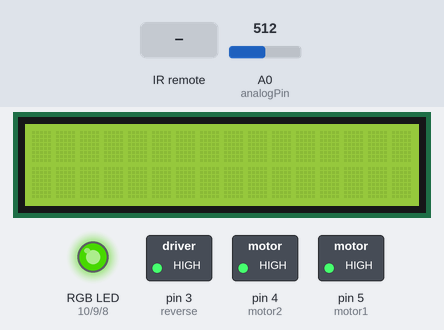
Bench run of a sketch on a simulated Arduino Uno, built with avr-gcc and run on an emulated ATmega328P. On the bench: 16×2 character LCD, switched loads named in the sketch (green lamp = pin HIGH), an RGB LED mixed from three pins (HIGH = lit). The inputs (shaded band) are chosen by the test bench; at power-on: A0 (analogPin) = 512. Dim RGB values are drawn brighter than linear; what the sketch prints to the serial monitor is not drawn.

Above: at 1.2 s.
1.3 s: infrared code 0xFF30CF received
At 2.9 s:
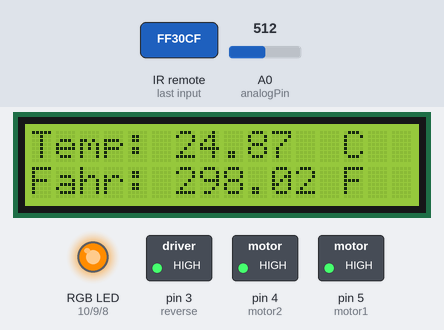
3.9 s: A0 (analogPin) set to 671
At 5.0 s:
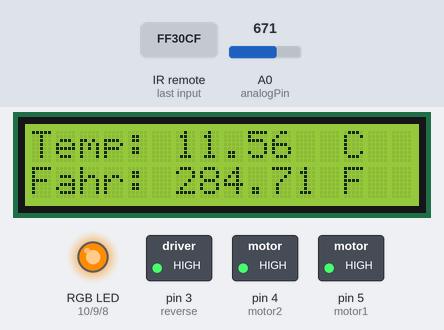
5.6 s: A0 (analogPin) set to 702
At 7.0 s:
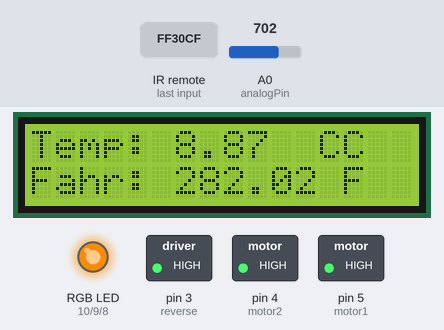
7.3 s: A0 (analogPin) set to 780
At 7.9 s:
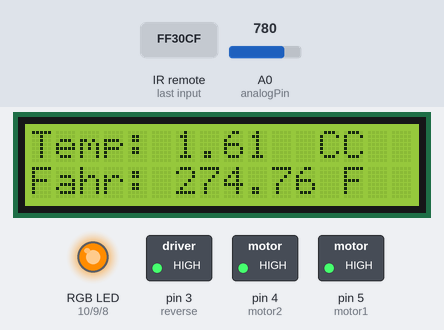
8.9 s: A0 (analogPin) set to 813
At 10.0 s:
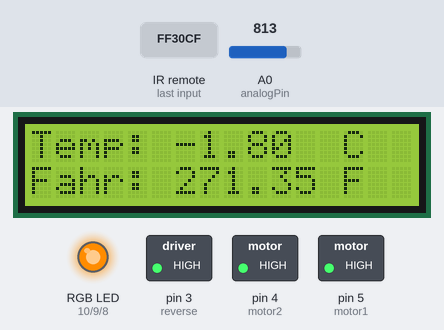
10.6 s: A0 (analogPin) set to 1014
At 11.9 s:
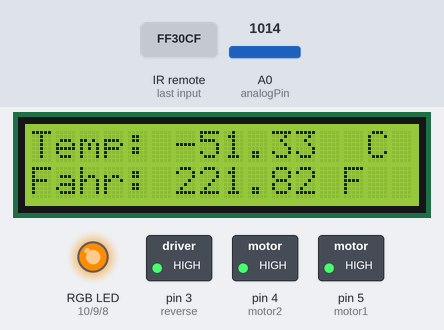
12.2 s: A0 (analogPin) set to 1023
Timing chart, 0 to 14.9 s (numbered marks = the images above; inputs shaded):
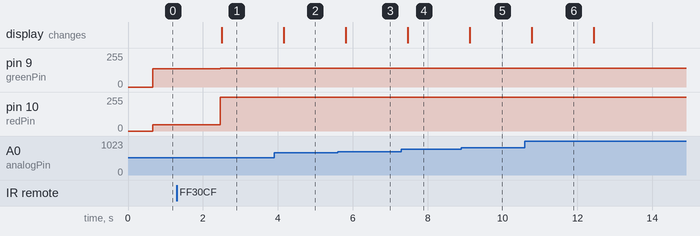

The sketch:

MOTOR_RELAY_CODE.ino
```cpp
int motor1=5;
int motor2=4;
int reverse=3;

void setup()
{
  lcdsetup();
  remotesetup();
  Serial.begin(9600);
  pinMode(motor1,OUTPUT);
  pinMode(motor2,OUTPUT);
  pinMode(reverse,OUTPUT);
  digitalWrite(motor1,HIGH);
  digitalWrite(motor2,HIGH);
  digitalWrite(reverse,HIGH);
}

void loop(){
  remoteloop();
}
```

Control_Motors_Remote.ino
```cpp
#include <IRremote.h>

const int irReceiverPin = 2;

IRrecv irrecv(irReceiverPin);
decode_results results;

void remotesetup()
{
  Serial.begin(9600);
  irrecv.enableIRIn();
}

void remoteloop()
{
  if (irrecv.decode(&results)) {
    Serial.print("irCode: ");
    Serial.print(results.value, DEC);
    Serial.print(",  bits: ");
    Serial.println(results.bits);
    irrecv.resume();
  }
  delay(600);
    switch(results.value){
    case 16712445:
    ledloopmotors();
    digitalWrite(reverse,HIGH);
    digitalWrite(motor1,LOW);
    digitalWrite(motor2,LOW);
    break;
    case 16748655:
    ledloopmotors();
    digitalWrite(motor2,HIGH);
    digitalWrite(reverse,HIGH);
    digitalWrite(motor1,LOW);
   break;
   case 16754775:
   ledloopmotors();
   digitalWrite(motor1,HIGH);
   digitalWrite(reverse,HIGH);
   digitalWrite(motor2,LOW);
   break;
   case 16761405:
   ledloopmotors();
   digitalWrite(motor1,HIGH);
   digitalWrite(motor2,HIGH);
   digitalWrite(reverse,LOW);
   break;
   case 4294967295:
   ledloopnormal();
    digitalWrite(motor1,HIGH);
   digitalWrite(motor2,HIGH);
   digitalWrite(reverse,HIGH);
   break;
   case 16724175:
   ledlooptemperature();
   digitalWrite(motor1,HIGH);
   digitalWrite(motor2,HIGH);
   digitalWrite(reverse,HIGH);
   temperaturesensorloop();
   break;
   case 16753245:
   ledloopnormal();
   digitalWrite(motor1,HIGH);
   digitalWrite(motor2,HIGH);
   digitalWrite(reverse,HIGH);
   break;
   default:
   ledloopnormal();
   break;
 }
  }
```

RGB_LED.ino
```cpp
const int redPin = 10;
const int greenPin =9;
const int bluePin = 8;
const int buzzerPin = 11;
int fre;

long previousMillis = 0;

long interval1 = 400;
long interval2 = 300;
long interval3 = 100;

void ledsetup(){
  pinMode(redPin, OUTPUT);
  pinMode(greenPin, OUTPUT);
  pinMode(bluePin, OUTPUT);
  pinMode(buzzerPin, OUTPUT);
}
void ledloopmotors(){
unsigned long currentMillis = millis();
  if (currentMillis - previousMillis > interval1){
    previousMillis=currentMillis;
    color(0,206,208);
  } else if (currentMillis - previousMillis > interval2){
    color(0,255,0);
  }else if (currentMillis - previousMillis > interval3){
  color(0,3,128);
  }
}
void ledloopnormal(){
  unsigned long currentMillis = millis();
 if (currentMillis - previousMillis > interval1){
    previousMillis=currentMillis;
    color(46,138,87);
  } else if (currentMillis - previousMillis > interval2){
    color(220,20,60);
  }else if (currentMillis - previousMillis > interval3){
  color(0,100,0);
  }
}
void ledlooptemperature(){
  unsigned long currentMillis = millis();
 if (currentMillis - previousMillis > interval1){
    previousMillis=currentMillis;
    color(255,140,0);
  } else if (currentMillis - previousMillis > interval2){
    color(0,128,128);
  }else if (currentMillis - previousMillis > interval3){
  color(255,255,0);
  }
}
  void color(unsigned char red, unsigned char green, unsigned char blue)
  {
        analogWrite(redPin, red);
        analogWrite(bluePin, blue);
        analogWrite(greenPin,green);
  }
```

Temperature_Sensor.ino
```cpp
#define analogPin  A0 //the thermistor attach to
#define beta 4090 //the beta of the thermistor
#define resistance 10 //the value of the pull-down resistor
#include <Wire.h>
#include <LiquidCrystal_I2C.h>
LiquidCrystal_I2C lcd(0x3F, 2, 1, 0, 4, 5, 6, 7, 3, POSITIVE);
void temperaturesensorsetup()
{
  // set up the LCD's number of columns and rows:
lcdsetup();
}

void temperaturesensorloop()
{
  //read thermistor value
  long a =1023 - analogRead(analogPin);
  //the calculating formula of temperature
  float tempC = beta /(log((1025.0 * 10 / a - 10) / 10) + beta / 298.0) - 273.0;
  float tempF = tempC + 273.15;
  // Print a message of "Temp: "to the LCD.
  // set the cursor to column 0, line 0
  lcd.setCursor(0, 0);
  lcd.print("Temp: ");
  // Print a centigrade temperature to the LCD.
  lcd.print(tempC);
  // Print the unit of the centigrade temperature to the LCD.
  lcd.print("  C");
  // set the cursor to column 0, line 1
  // (note: line 1 is the second row, since counting begins with 0):
  lcd.setCursor(0, 1);
  lcd.print("Fahr: ");
  // Print a Fahrenheit temperature to the LCD.
  lcd.print(tempF);
  // Print the unit of the Fahrenheit temperature to the LCD.
  lcd.print(" F");
  delay(200); //wait for 100 milliseconds
}
```

Your_Worst_Nightmare_I2C.ino
```cpp
#include <Wire.h>
#include <LiquidCrystal_I2C.h>

void lcdsetup()
{
  lcd.begin (16,2);  // initialize the lcd
  lcd.clear();
}
void lcdloop()
{

// Reset the display
  lcd.home();

// Print on the LCD
  lcd.backlight();
  lcd.setCursor(0,0);
  lcd.print("Ready");

}
```

Measured:
- the behaviour switches between 689 and 690 on A0 (analogPin) (found by bisection; images 2 and 3)
- the behaviour switches between 795 and 796 on A0 (analogPin) (found by bisection; images 4 and 5)
- after the input at 1.3 s, pin 9 (greenPin): 138/255 → 140/255 after 1.2 s; pin 10 (redPin): 46/255 → 255/255 after 1.2 s; the display: changes after 1.2 s (image 1)
- after the input at 3.9 s, the display: changes after 0.25 s (image 2)
- after the input at 5.6 s, the display: changes after 0.21 s (image 3)
- after the input at 7.3 s, the display: changes after 0.17 s (image 4)
- after the input at 8.9 s, the display: changes after 0.22 s (image 5)
- after the input at 10.6 s, the display: changes after 0.18 s (image 6)
